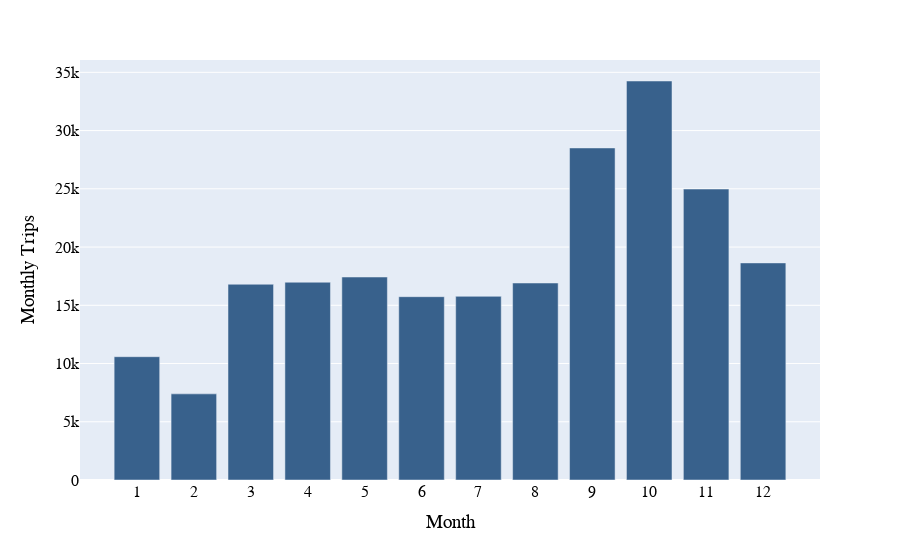

The cell this chart's notebook holds for it:
### Code cell
months_color = [color_2021,color_2021,color_2021,color_2021,color_2021,color_2021,color_2021,color_2021,color_2021,color_2021,color_2021,color_2021]

fig3 = px.bar(
    trips_months_2021, #dataframe
    x=trips_months_2021['Month'], #x
    y=trips_months_2021["Total"],# y
    labels={"Month": "Month", "Total": "Monthly Trips"}, 
    color=months_color,
    color_discrete_map="identity",
    #title="ATX MetroBike Annual Ridership", #title
    orientation="v"  
)
  
fig3.update_layout(
    xaxis_range=[0,13],
    # yaxis_range=[0,237000],
    xaxis = dict(
        tickmode = 'array',
        tickvals = [1,2,3,4,5,6,7,8,9,10,11,12],
    ),
    #yaxis = dict(
    #    tickmode = 'array',
    #    tickvals = [0,75000,150000,225000],
    #),
    showlegend=False,
    title_font_family="Arial",
    title_font_color="black",
    title_font_size = 25,
    font=dict(
        family="Arial",
        size=16,
        color="Black"
    ), 
    #legend_title_font_color="green"
)
fig3

### Figure 1 — Plotly figure (JSON) as saved in the notebook; plotly's stock layout.template omitted (floating-point values rounded to 4 significant figures)
{"data": [{"alignmentgroup": "True", "hovertemplate": "Month=%{x}<br>Monthly Trips=%{y}<extra></extra>", "legendgroup": "", "marker": {"color": "#38618c", "pattern": {"shape": ""}}, "name": "", "offsetgroup": "", "orientation": "v", "showlegend": false, "textposition": "auto", "type": "bar", "x": [1, 2, 3, 4, 5, 6, 7, 8, 9, 10, 11, 12], "xaxis": "x", "y": [10587, 7395, 16805, 16980, 17427, 15739, 15769, 16913, 28509, 34256, 24978, 18637], "yaxis": "y"}], "layout": {"barmode": "relative", "font": {"color": "Black", "family": "Arial", "size": 16}, "legend": {"tracegroupgap": 0}, "margin": {"t": 60}, "showlegend": false, "title": {"font": {"color": "black", "family": "Arial", "size": 25}}, "xaxis": {"anchor": "y", "domain": [0, 1], "range": [0, 13], "tickmode": "array", "tickvals": [1, 2, 3, 4, 5, 6, 7, 8, 9, 10, 11, 12], "title": {"text": "Month"}}, "yaxis": {"anchor": "x", "domain": [0, 1], "title": {"text": "Monthly Trips"}}}}
